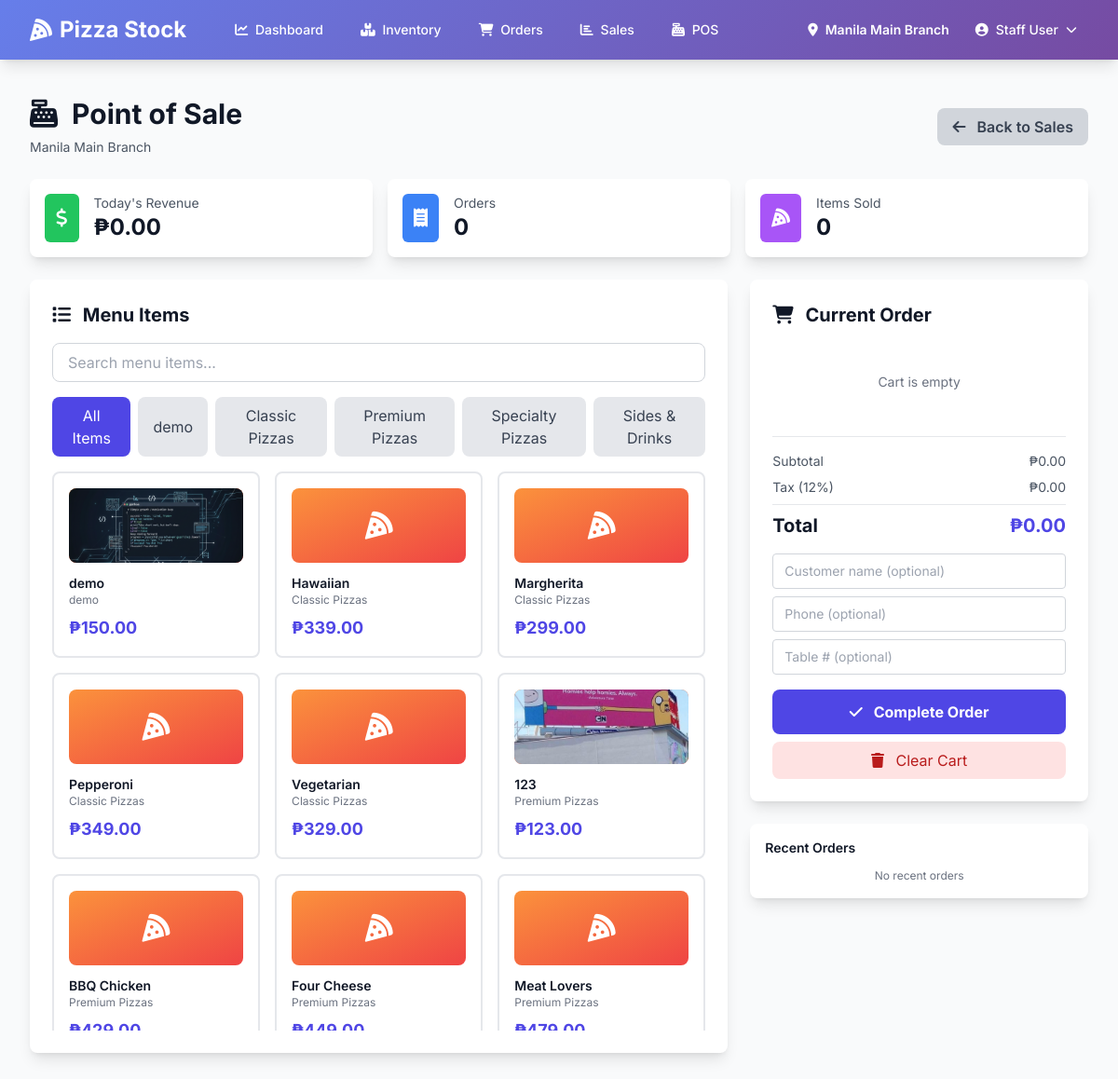
The page /sales/pos/ (signed in) on the database as committed earlier.
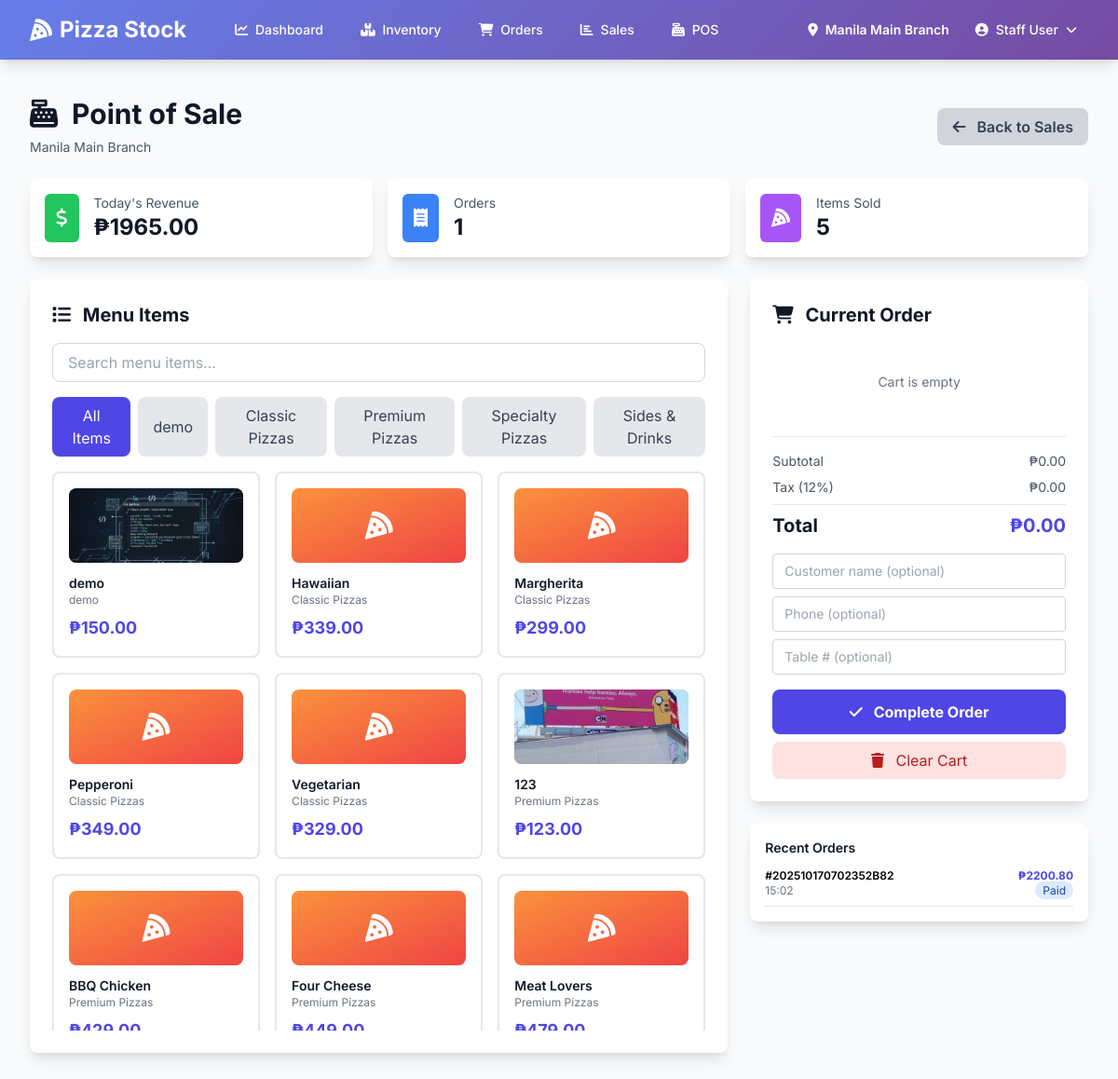
The same page on the database as committed later.
### inventory/models.py (models this page shows, shortened)
class Category(models.Model):
    name = models.CharField(max_length=50, unique=True)
    description = models.TextField(blank=True)
    display_order = models.IntegerField(default=0)
    is_active = models.BooleanField(default=True)
    class Meta:
        ordering = ['display_order', 'name']
        verbose_name_plural = 'Categories'

class SKU(models.Model):
    name = models.CharField(max_length=100)
    description = models.TextField(blank=True)
    category = models.ForeignKey(Category, on_delete=models.CASCADE, related_name='skus')
    price = models.DecimalField(max_digits=8, decimal_places=2, validators=[MinValueValidator(Decimal('0.01'))])
    image = models.ImageField(upload_to='sku_images/', blank=True, null=True)
    is_active = models.BooleanField(default=True)
    created_at = models.DateTimeField(auto_now_add=True)
    updated_at = models.DateTimeField(auto_now=True)
    class Meta:
        ordering = ['category', 'name']
        verbose_name = 'SKU'
        verbose_name_plural = 'SKUs'

### orders/models.py (models this page shows, shortened)
class Order(models.Model):
    STATUS_CHOICES = [
        ('pending', 'Pending Payment'),
        ('paid', 'Paid'),
        ('preparing', 'Preparing'),
        ('ready', 'Ready for Pickup'),
        ('completed', 'Completed'),
        ('cancelled', 'Cancelled'),
    ]
    PAYMENT_CHOICES = [
        ('counter', 'Pay at Counter'),
        ('gcash', 'GCash'),
        ('paymaya', 'PayMaya'),
    ]
    order_number = models.CharField(max_length=20, unique=True, editable=False)
    branch = models.ForeignKey('inventory.Branch', on_delete=models.CASCADE, related_name='orders')
    customer_name = models.CharField(max_length=100, blank=True)
    customer_phone = models.CharField(max_length=20, blank=True)
    table_number = models.CharField(max_length=10, blank=True)
    subtotal = models.DecimalField(max_digits=10, decimal_places=2, default=0)
    tax = models.DecimalField(max_digits=10, decimal_places=2, default=0)
    total_amount = models.DecimalField(max_digits=10, decimal_places=2)
    payment_method = models.CharField(max_length=20, choices=PAYMENT_CHOICES)
    payment_reference = models.CharField(max_length=100, blank=True)
    status = models.CharField(max_length=20, choices=STATUS_CHOICES, default='pending')
    notes = models.TextField(blank=True)
    created_at = models.DateTimeField(auto_now_add=True)
    paid_at = models.DateTimeField(null=True, blank=True)
    completed_at = models.DateTimeField(null=True, blank=True)
    updated_at = models.DateTimeField(auto_now=True)
    class Meta:
        ordering = ['-created_at']
        indexes = [
            models.Index(fields=['-created_at']),
            models.Index(fields=['branch', 'status']),
            models.Index(fields=['order_number']),
        ]

### sales/views.py (the view)
# urls.py: path('pos/', views.pos_dashboard, name='pos_dashboard'),
@login_required
def pos_dashboard(request):
    branch = request.current_branch
    if not branch:
        messages.warning(request, 'Please select a branch.')
        return redirect('users:profile')
    categories = Category.objects.filter(
        is_active=True,
        skus__is_active=True
    ).prefetch_related('skus').distinct()
    today = timezone.now().date()
    today_sales = Sale.objects.filter(
        branch=branch,
        created_at__date=today
    ).aggregate(
        total_revenue=Sum('total_amount'),
        total_orders=Count('order', distinct=True),
        total_items=Sum('quantity')
    )
    recent_orders = Order.objects.filter(
        branch=branch,
        created_at__date=today
    ).order_by('-created_at')[:5]
    context = {
        'categories': categories,
        'today_sales': today_sales,
        'recent_orders': recent_orders,
    }
    return render(request, 'sales/pos_dashboard.html', context)

### users/models.py (called while the page is built)
    def get_full_name(self):
        return f"{self.first_name} {self.last_name}".strip()

    def is_admin(self):
        return self.role == 'admin' or self.is_superuser

    def is_manager(self):
        return self.role in ['admin', 'manager'] or self.is_superuser

### templates/sales/pos_dashboard.html (shortened to what the changed rows need)
{% extends 'base.html' %}
{% block content %}
<div class="max-w-7xl mx-auto px-4 sm:px-6 lg:px-8">
    <div class="mb-6">
        <div class="flex items-center justify-between flex-wrap gap-4">
            <div>
                <h1 class="text-3xl font-bold text-gray-900">
                    <i class="fas fa-cash-register mr-2"></i>
                    Point of Sale
                </h1>
            </div>
        </div>
    </div>
    <div class="grid grid-cols-1 md:grid-cols-3 gap-4 mb-6">
        <div class="bg-white shadow-lg rounded-lg p-4">
            <div class="flex items-center">
                <div class="ml-4">
                    <p class="text-sm text-gray-600">Today's Revenue</p>
                    <p class="text-2xl font-bold text-gray-900">₱{{ today_sales.total_revenue|floatformat:2|default:"0.00" }}</p>
                </div>
            </div>
        </div>
        <div class="bg-white shadow-lg rounded-lg p-4">
            <div class="flex items-center">
                <div class="ml-4">
                    <p class="text-sm text-gray-600">Orders</p>
                    <p class="text-2xl font-bold text-gray-900">{{ today_sales.total_orders|default:"0" }}</p>
                </div>
            </div>
        </div>
        <div class="bg-white shadow-lg rounded-lg p-4">
            <div class="flex items-center">
                <div class="ml-4">
                    <p class="text-sm text-gray-600">Items Sold</p>
                    <p class="text-2xl font-bold text-gray-900">{{ today_sales.total_items|default:"0" }}</p>
                </div>
            </div>
        </div>
    </div>
    <div class="grid grid-cols-1 lg:grid-cols-3 gap-6">
        <div class="lg:col-span-2">
            <div class="bg-white shadow-lg rounded-lg p-6">
                <h2 class="text-xl font-bold text-gray-900 mb-4">
                    <i class="fas fa-list mr-2"></i>
                    Menu Items
                </h2>
                <div class="mb-4 overflow-x-auto">
                    <div class="inline-flex space-x-2">
                        <button onclick="filterCategory('all')"
                                class="category-filter px-4 py-2 bg-indigo-600 text-white rounded-lg hover:bg-indigo-700 transition"
                                data-category="all">
                            All Items
                        </button>
                        {% for category in categories %}
                        <button onclick="filterCategory('{{ category.id }}')"
                                class="category-filter px-4 py-2 bg-gray-200 text-gray-700 rounded-lg hover:bg-gray-300 transition"
                                data-category="{{ category.id }}">
                            {{ category.name }}
                        </button>
                        {% endfor %}
                    </div>
                </div>
                <div id="menuGrid" class="grid grid-cols-2 md:grid-cols-3 gap-4 max-h-[600px] overflow-y-auto">
                    {% for category in categories %}
                        {% for sku in category.skus.all %}
                        <div class="menu-item border-2 border-gray-200 rounded-lg p-4 hover:border-indigo-500 cursor-pointer transition"
                             data-category="{{ category.id }}"
                             data-name="{{ sku.name|lower }}"
                             onclick="addToCart({{ sku.id }}, '{{ sku.name|escapejs }}', {{ sku.price }})">
                            <div class="h-20 bg-gradient-to-br from-orange-400 to-red-500 rounded-lg flex items-center justify-center mb-3">
                                {% if sku.image %}
                                <img src="{{ sku.image.url }}" alt="{{ sku.name }}" class="h-full w-full object-cover rounded-lg">
                                {% else %}
                                <i class="fas fa-pizza-slice text-white text-3xl"></i>
                                {% endif %}
                            </div>
                            <h3 class="font-semibold text-gray-900 text-sm truncate">{{ sku.name }}</h3>
                            <p class="text-xs text-gray-500">{{ category.name }}</p>
                            <p class="text-lg font-bold text-indigo-600 mt-2">₱{{ sku.price }}</p>
                        </div>
                        {% endfor %}
                    {% endfor %}
                </div>
            </div>
        </div>
        <div class="lg:col-span-1">
            <div class="bg-white shadow-lg rounded-lg p-6 sticky top-6">
                <h2 class="text-xl font-bold text-gray-900 mb-4">
                    <i class="fas fa-shopping-cart mr-2"></i>
                    Current Order
                </h2>
            </div>
            <div class="bg-white shadow-lg rounded-lg p-4 mt-6">
                <div class="space-y-2">
                    {% for order in recent_orders %}
                    <div class="flex justify-between text-xs border-b pb-2">
                        <div>
                            <p class="font-semibold">#{{ order.order_number }}</p>
                            <p class="text-gray-500">{{ order.created_at|date:"H:i" }}</p>
                        </div>
                        <div class="text-right">
                            <p class="font-bold text-indigo-600">₱{{ order.total_amount }}</p>
                            <span class="px-2 py-0.5 text-xs rounded-full
                                {% if order.status == 'completed' %}bg-green-100 text-green-800
                                {% elif order.status == 'paid' %}bg-blue-100 text-blue-800
                                {% else %}bg-yellow-100 text-yellow-800{% endif %}">
                                {{ order.get_status_display }}
                            </span>
                        </div>
                    </div>
                    {% empty %}
                    <p class="text-gray-500 text-center text-xs">No recent orders</p>
                    {% endfor %}
                </div>
            </div>
        </div>
    </div>
</div>
{% endblock %}

Rows that differ between the two databases and show on the page:
added Order: order_number "202510170702352B82", created_at "15:02", total_amount "2200.80", status "Paid"
Other text that changed with them:
{{ today_sales.total_revenue|floatformat:2|default:"0.00" }}: "0.00" → "1965.00"
{{ today_sales.total_orders|default:"0" }}: "0" → "1"
{{ today_sales.total_items|default:"0" }}: "0" → "5"
text no longer shown: "No recent orders"
